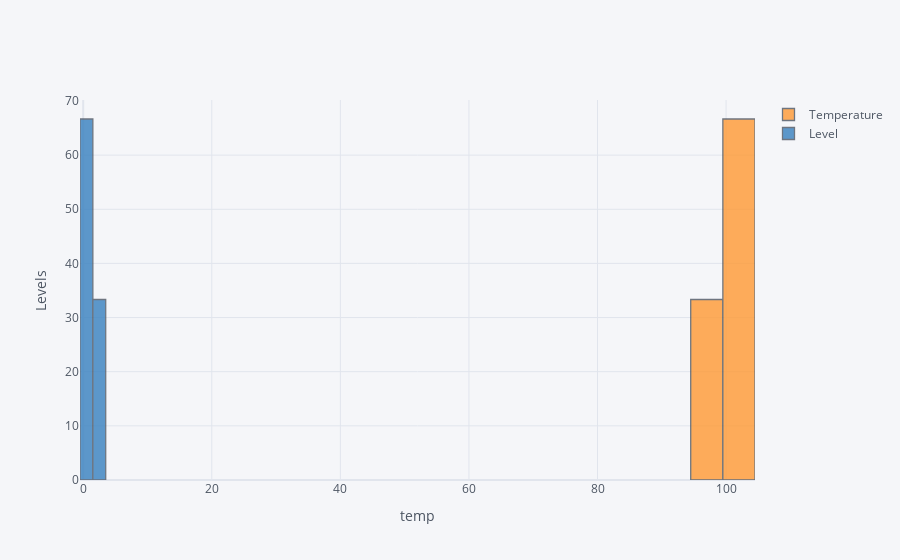

The code cell stored with this chart in its notebook:
### Code cell
data1[['Temperature', 'Level']].iplot(
    kind='hist',
    histnorm='percent',
    barmode='overlay',
    xTitle='temp',
    yTitle='Levels')

### Figure 1 — Plotly figure (JSON) as saved in the notebook; plotly's stock layout.template omitted (floating-point values rounded to 4 significant figures)
{"data": [{"histfunc": "count", "histnorm": "percent", "marker": {"color": "rgba(255, 153, 51, 1.0)", "line": {"color": "#4D5663", "width": 1.3}}, "name": "Temperature", "opacity": 0.8, "orientation": "v", "type": "histogram", "x": [98, 100, 104]}, {"histfunc": "count", "histnorm": "percent", "marker": {"color": "rgba(55, 128, 191, 1.0)", "line": {"color": "#4D5663", "width": 1.3}}, "name": "Level", "opacity": 0.8, "orientation": "v", "type": "histogram", "x": [0, 1, 2]}], "layout": {"barmode": "overlay", "legend": {"bgcolor": "#F5F6F9", "font": {"color": "#4D5663"}}, "paper_bgcolor": "#F5F6F9", "plot_bgcolor": "#F5F6F9", "title": {"font": {"color": "#4D5663"}}, "xaxis": {"gridcolor": "#E1E5ED", "showgrid": true, "tickfont": {"color": "#4D5663"}, "title": {"font": {"color": "#4D5663"}, "text": "temp"}, "zerolinecolor": "#E1E5ED"}, "yaxis": {"gridcolor": "#E1E5ED", "showgrid": true, "tickfont": {"color": "#4D5663"}, "title": {"font": {"color": "#4D5663"}, "text": "Levels"}, "zerolinecolor": "#E1E5ED"}}}
